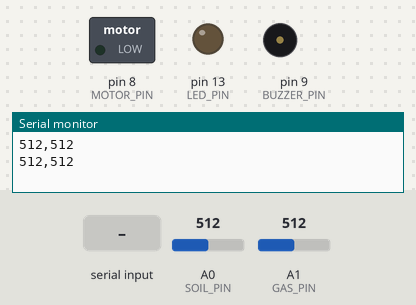
Simulated run of this sketch. Board: Arduino Uno, built with avr-gcc and run on an emulated ATmega328P. Parts: switched loads named in the sketch (green lamp = pin HIGH), output pins drawn as LEDs (lit = HIGH), buzzer (waves = sounding), the last lines printed to the serial monitor. The test bench sets the inputs (shaded band); at power-on: A0 (SOIL_PIN) = 512, A1 (GAS_PIN) = 512.

Above: at 1.2 s.
1.3 s: "WATER_ON\n" received over Serial
At 2.7 s:
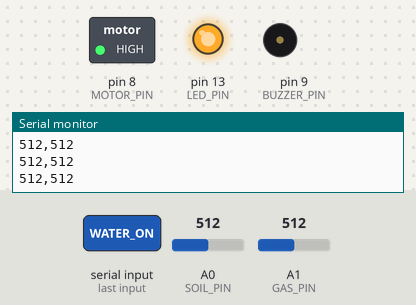
3.5 s: "GAS_ALERT\n" received over Serial
At 4.25 s:
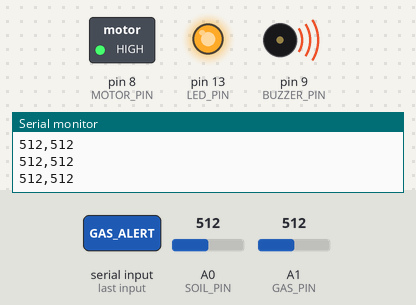
Timing chart, 0 to 6.5 s (numbered marks = the images above; inputs shaded):
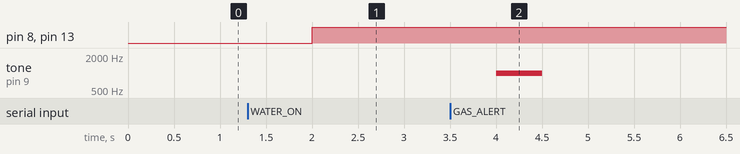

Measured:
- after the input at 1.3 s, pin 8 (MOTOR_PIN), pin 13 (LED_PIN): LOW → HIGH after 0.70 s
- after the input at 3.5 s, tone on pin 9 (BUZZER_PIN): silent → 1000 Hz after 0.50 s, → silent 0.50 s later

The sketch:

SoilHealthandEnvironmentMoniteringSystem.ino
```cpp
#define SOIL_PIN A0
#define GAS_PIN  A1
#define MOTOR_PIN 8
#define BUZZER_PIN 9
#define LED_PIN 13

void setup() {
  Serial.begin(9600);

  pinMode(MOTOR_PIN, OUTPUT);
  pinMode(BUZZER_PIN, OUTPUT);
  pinMode(LED_PIN, OUTPUT);

  digitalWrite(MOTOR_PIN, LOW);
  digitalWrite(BUZZER_PIN, LOW);
  digitalWrite(LED_PIN, LOW);
}

void loop() {
  int soil = analogRead(SOIL_PIN);
  int gas  = analogRead(GAS_PIN);

  // Send data to Python
  Serial.print(soil);
  Serial.print(",");
  Serial.println(gas);

  // Listen for commands from Python
  if (Serial.available()) {
    String cmd = Serial.readStringUntil('\n');
    cmd.trim();

    if (cmd == "WATER_ON") {
      digitalWrite(MOTOR_PIN, HIGH);
      digitalWrite(LED_PIN, HIGH);
    }
    else if (cmd == "WATER_OFF") {
      digitalWrite(MOTOR_PIN, LOW);
      digitalWrite(LED_PIN, LOW);
    }
    else if (cmd == "GAS_ALERT") {
      tone(BUZZER_PIN, 1000, 500);
    }
  }

  delay(1000);
}
```
